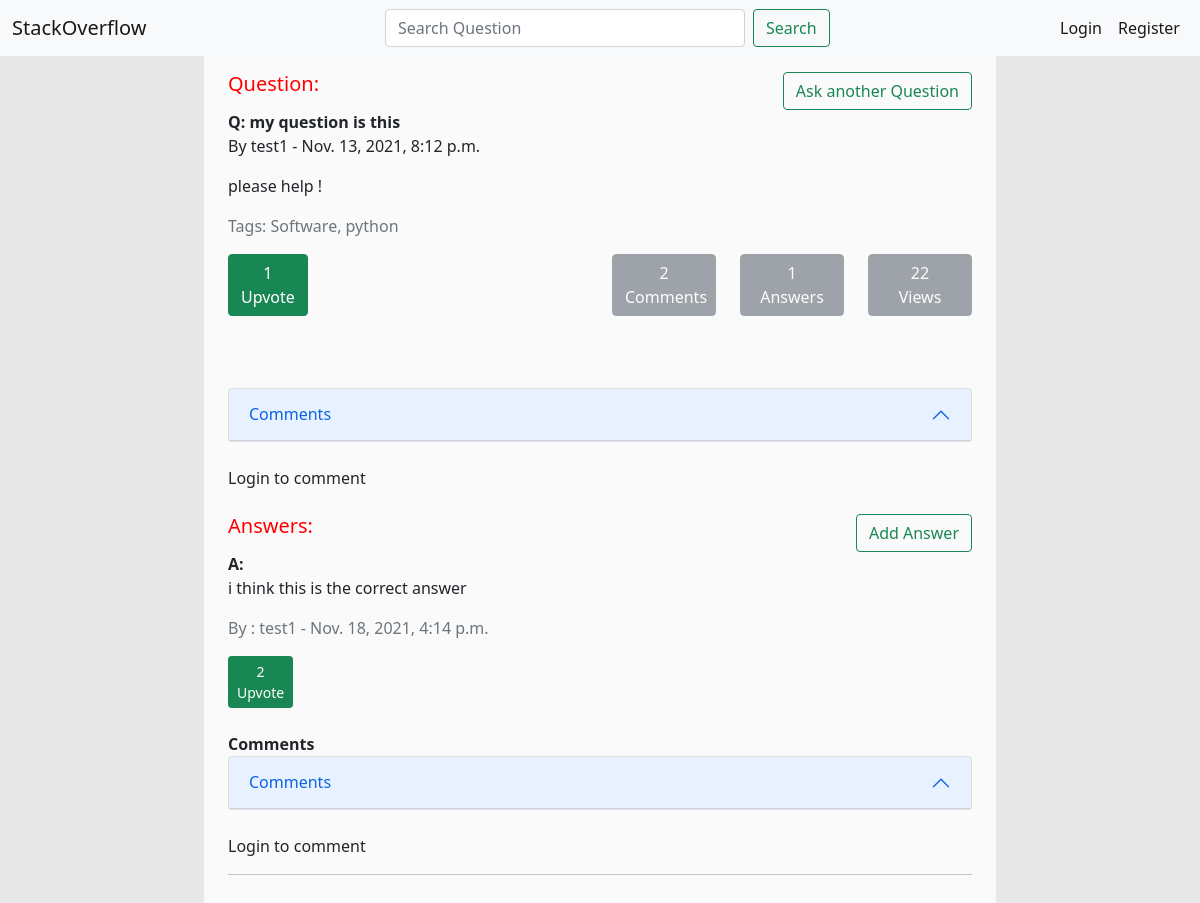
The page /question/5 on the database its author committed.
### lander/models.py (models this page shows, shortened)
class Question(models.Model):
    QUESTION_TAGS = (
        ('WebDev','WebDev'),
        ('Software','Software'),
        ('Django','Django'),
        ('java','java'),
        ('python','python'),
    )
    user = models.ForeignKey(User, on_delete=models.CASCADE)
    question_heading = models.CharField(max_length=50, null=True)
    question_text = models.CharField(max_length=1000, null=False)
    post_date = models.DateTimeField(auto_now_add=True)
    ans_count = models.IntegerField(default=0)
    comment_count = models.IntegerField(default=0)
    views = models.IntegerField(default=0)
    upvote_count = models.IntegerField(default=0, null=True)
    tags = MultiSelectField(choices = QUESTION_TAGS)

class Answer(models.Model):
    question = models.ForeignKey(Question, on_delete=models.CASCADE)
    user = models.ForeignKey(User,on_delete=models.CASCADE)
    ans_text = models.CharField(max_length=1000)
    post_date = models.DateTimeField(auto_now_add=True)
    upvote_count = models.IntegerField(default=0, null=True)

### lander/views.py (the view, shortened to what this page needs)
# urls.py: path('question/<int:question_id>', views.question_detail, name='question_detail'),
def question_detail(request,question_id):
    context = {}
    current_user = request.user
    question = Question.objects.get(pk = question_id)
    question_upvotes = UpvoteQuestion.objects.filter(question__pk = question_id)
    count_question_upvotes=question_upvotes.count()
    question.upvote_count = count_question_upvotes
    question.views +=1
    question.save()
    answers = Answer.objects.filter(question__pk = question_id).order_by('-upvote_count')
    count_answers = answers.count()
    comments = CommentQuestion.objects.filter(question__pk = question_id).order_by('-post_date')
    count_comments = comments.count()
    form = CommentQuestionForm(request.POST or None)
    count_upvotes=''
    another_answer = Answer.objects.filter(question__pk = question_id).first()
    for a in answers:
        upvotes = UpvoteAnswer.objects.filter(answer__pk = a.id)
        if upvotes:
            count_upvotes = upvotes.count()
            a.upvote_count = count_upvotes
            a.save()
    context = {'question':question,
        'form':form, 'comments':comments, 'answers':answers,
        'count_answers':count_answers, 'count_comments': count_comments,
        'count_question_upvotes':count_question_upvotes,
        'count_upvotes':count_upvotes,
        'another_ansewer':another_answer,
        'current_user':current_user,
    }
    return render(request, 'lander/question_detail.html',context)

### lander/forms.py
class CommentQuestionForm(forms.ModelForm):
    class Meta:
        model = CommentQuestion
        fields = ("comment_text",)

### lander/templates/lander/question_detail.html (shortened to what this page needs)
{% extends 'lander/base.html' %}
{% load static %}
    {% block content %}
    <div class="content">
        <div class="main_container mt-0"><br>
        <div class="first_line">
            <h5 class="search_result">Question: </h5>
            <a href="{% url 'ask_question' %}" class="add_ques btn btn-outline-success" >Ask another Question</a>
        </div>
        <strong>Q: {{ question.question_heading }}</strong>
        <p >By {{ question.user }} - {{question.post_date}} </p>
        <p>{{ question.question_text}}</p>
        <p class="text-muted">Tags: {{question.tags}}</p>
        <div id="detail_buttons_large_screen">
        <div class="row">
            <div class="col-md-4">
                <div class="col-md-5 px-0">
                    <a href="{% url 'upvote_question' question.id %}"><button class="btn btn-success" >{{question.upvote_count }} <br> Upvote</button></a>
                </div>
            </div>
            <div class="col-md-2"></div>
            <div class="col-md-2"><button class="btn btn-secondary button_width" disabled>{{ count_comments }} <br> Comments</button></div>
            <div class="col-md-2"><button class="btn btn-secondary button_width" disabled>{{ count_answers }} <br> Answers</button></div>
            <div class="col-md-2"><button class="btn btn-secondary button_width" disabled>{{ question.views }} <br> Views</button></div>
        </div>
        <br>
        </div>
        <br><br>
        <div>
            <div >
                <div class="accordion" id="accordionExample">
                    <div class="accordion-item">
                      <h2 class="accordion-header" id="headingOne">
                        <button class="accordion-button" type="button" data-bs-toggle="collapse" data-bs-target="#collapseOne" aria-expanded="true" aria-controls="collapseOne">
                          Comments
                        </button>
                      </h2>
                    </div>
                </div>
                <br>
                {% if user.is_authenticated %}
                <form method="POST" enctype="multipart/form-data">
                    {% csrf_token %}
                    {{ form.as_p }}
                    <input class="btn btn-secondary" type="submit" value="Submit" name="comment_question_form">
                </form>
                {% else %}
                Login to comment
                {% endif %}
            </div>
        </div>
        <br>
        <div class="answers">
            <div class="first_line">
                <h5 class="search_result">Answers: </h5>
                <a href="{% url 'add_answer' question.id %}" class="add_ques btn btn-outline-success" >Add Answer</a>
            </div>
            {% for i in answers %}
            <strong>A: </strong>
            <p>{{ i.ans_text}}</p>
            <p class="text-muted">By : {{i.user}}  -  {{i.post_date}}</p>
            <div class="upvote">
                <span class="text-success">
                    <a href="{% url 'upvote_answer' question.id i.id %}"><button class=" btn btn-success btn-sm" >{{ i.upvote_count }}  <br> Upvote</button></a>
                </span>
            </div><br>
            <strong>Comments</strong>
                <br>
                <div class="accordion" id="accordionExample">
                    <div class="accordion-item">
                      <h2 class="accordion-header" id="headingOne">
                        <button class="accordion-button" type="button" data-bs-toggle="collapse" data-bs-target="#collapsetwo" aria-expanded="true" aria-controls="collapsetwo">
                          Comments
                        </button>
                      </h2>
                    </div>
                </div>
            <div >
                <br>
                {% if user.is_authenticated %}
                <div class="comment_answer">
                    <span class="text-success">
                        <a href="{% url 'comment_answer' question.id i.id %}" style="text-decoration: none;"><button class="btn btn-secondary">Comment</button></a>
                    </span>
                </div>
                {% else %}
                Login to comment
                {% endif %}
            </div>
            <hr>
            {% endfor %}
            <br>
        </div>
        </div>
    </div>
    {% endblock %}

### lander/templates/lander/base.html (style rules this page uses)
.content { margin-right: 17vw; margin-left: 17vw; background-color: rgb(250, 250, 250); }
.main_container { margin: 2vw; }
.search_result { color: red; }
.first_line { display: flex; flex-direction: row; justify-content: space-between; }
#detail_buttons_large_screen { display: block; }
.button_width { width: 100%; }
.add_ques { float: right; }
.body { background-color: rgb(231, 231, 231); }

### rows shown on the page
Question: question_heading "my question is this", user "test1", post_date "Nov. 13, 2021, 8:12 p.m.", question_text "please help !", tags "Software, python", upvote_count "1", views "22"
Answer: ans_text "i think this is the correct answer", user "test1", post_date "Nov. 18, 2021, 4:14 p.m.", upvote_count "2"

### other values the page prints
{{ count_comments }} "2"
{{ count_answers }} "1"
